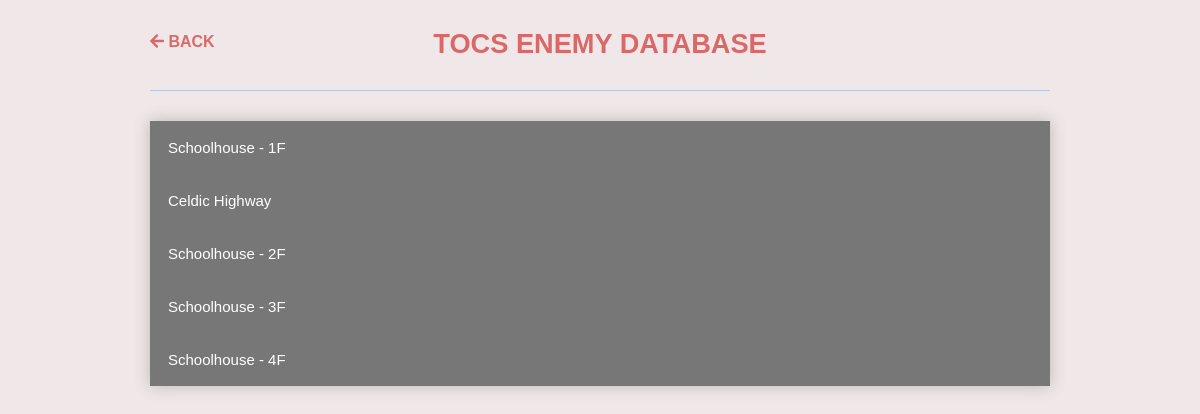
/tocs/, run on an earlier commit of the app's database.
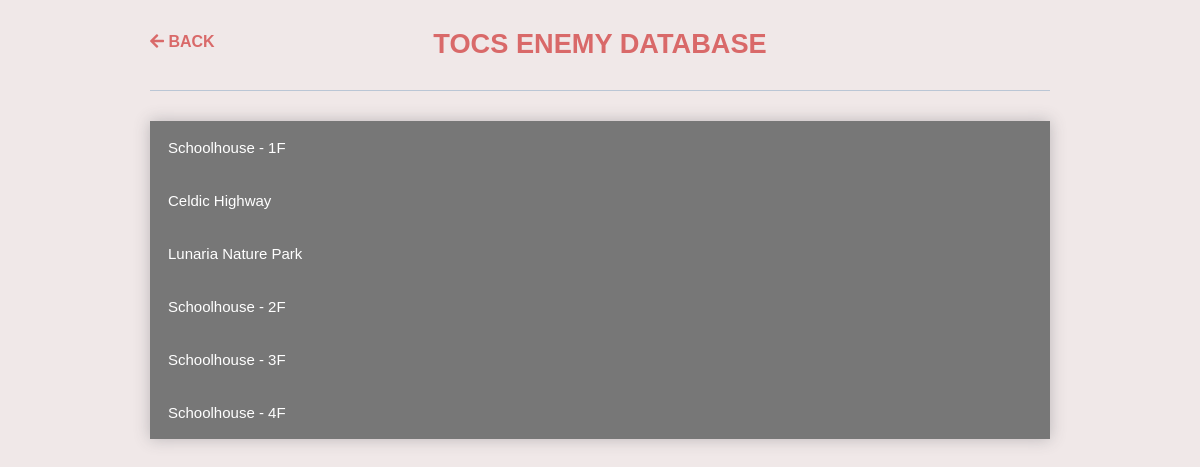
And on a later commit of the database.
### tocs_database/models.py (models this page shows)
class Location(models.Model):
    name = models.CharField(max_length=50, help_text='Locations with enemies')
    dates = models.DateField(help_text='Enter First Ingame date that player visits Location')
    def __str__(self):
        return self.name
    class Meta:
        ordering = ['dates']

### tocs_database/views.py (the view)
# urls.py: path('', views.landing, name='landing'),
def landing(request):
    enemy = Enemy.objects.all()
    location = Location.objects.all()
    context = {'enemy': enemy, 'location': location}
    return render(request, 'users.html', context)

### tocs_database/templates/users.html (shortened to what this page needs)
{% extends 'layout.html' %}
{% load static %}
{% block extra_css %}
    <link rel="stylesheet" href="{% static 'css/users.css' %}" type="text/css" />
    <link rel="stylesheet" href="{% static 'css/get.css' %}" type="text/css" />
{% endblock %}
{% block content %}
    <div class="viewport">
        <header>
           <h1 class="page-title">TOCS Enemy Database</h1>
           <a href="/index/projects" class="back-button"><i class="fas fa-arrow-left"></i> Back</a>
        </header>
        <div class="users-container">
            {% for places in location %}
                <button type="button" class="collapsible">{{ places.name }}</button>
            {% endfor %}
        </div>
    </div>
{% endblock %}

### tocs_database/templates/layout.html (shortened to what this page needs)
<!DOCTYPE html>
<html lang="en">
{% load static %}
<head>
  <link rel="stylesheet" href="{% static 'css/styles.css' %}" type="text/css">
  <link rel="stylesheet" href="{% static 'css/header.css' %}" type="text/css">
  <link rel="stylesheet" href="https://use.typekit.net/uqq2lcv.css">
  <link rel="stylesheet" href="https://use.fontawesome.com/releases/v5.8.1/css/all.css">
  {% block extra_css %}{%  endblock %}
</head>
<body class="{{template}}">
    {% block content %}{%  endblock %}
</body>
</html>

### tocs_database/static/css/styles.css (style rules this page uses)
html { height: 100%; }
body { display: flex; justify-content: space-between; height: 100%; margin: 0; background: #60000017; font-family: proxima-nova, sans-serif; text-align: center; }
.viewport { width: 100%; }
.page-title { margin: 20px 0 3px; color: #d96969; font-family: proxima-nova, sans-serif; font-size: 1.7em; line-height: 1; text-transform: uppercase; }
a { color: #d96969; font-weight: 500; text-decoration: none; transition: all .2s ease; }
.tooltip-toggle, button, input[type='submit'] { outline: none; }

### tocs_database/static/css/header.css (style rules this page uses)
header { max-width: 900px; margin: 0 auto; position: relative; padding: 30px 0; border-bottom: 1px solid #bac6d5; }
.page-title { margin: 0 auto; }
.back-button { position: absolute; top: 0; bottom: 0; left: 0; margin: auto; color: #d96969; font-size: 1em; font-weight: bold; text-transform: uppercase; height: 25px; }

### tocs_database/static/css/users.css (style rules this page uses)
.users-container { width: 900px; max-width: 100%; height: fit-content; margin: 30px auto 0; overflow: hidden; box-shadow: 0 0 15px rgba(64, 66, 72, 0.3); }
.collapsible { background-color: #777; color: white; cursor: pointer; padding: 18px; width: 100%; border: none; text-align: left; outline: none; font-size: 15px; }

What changed in the data, as far as the page shows it:
added Location: name "Lunaria Nature Park"
